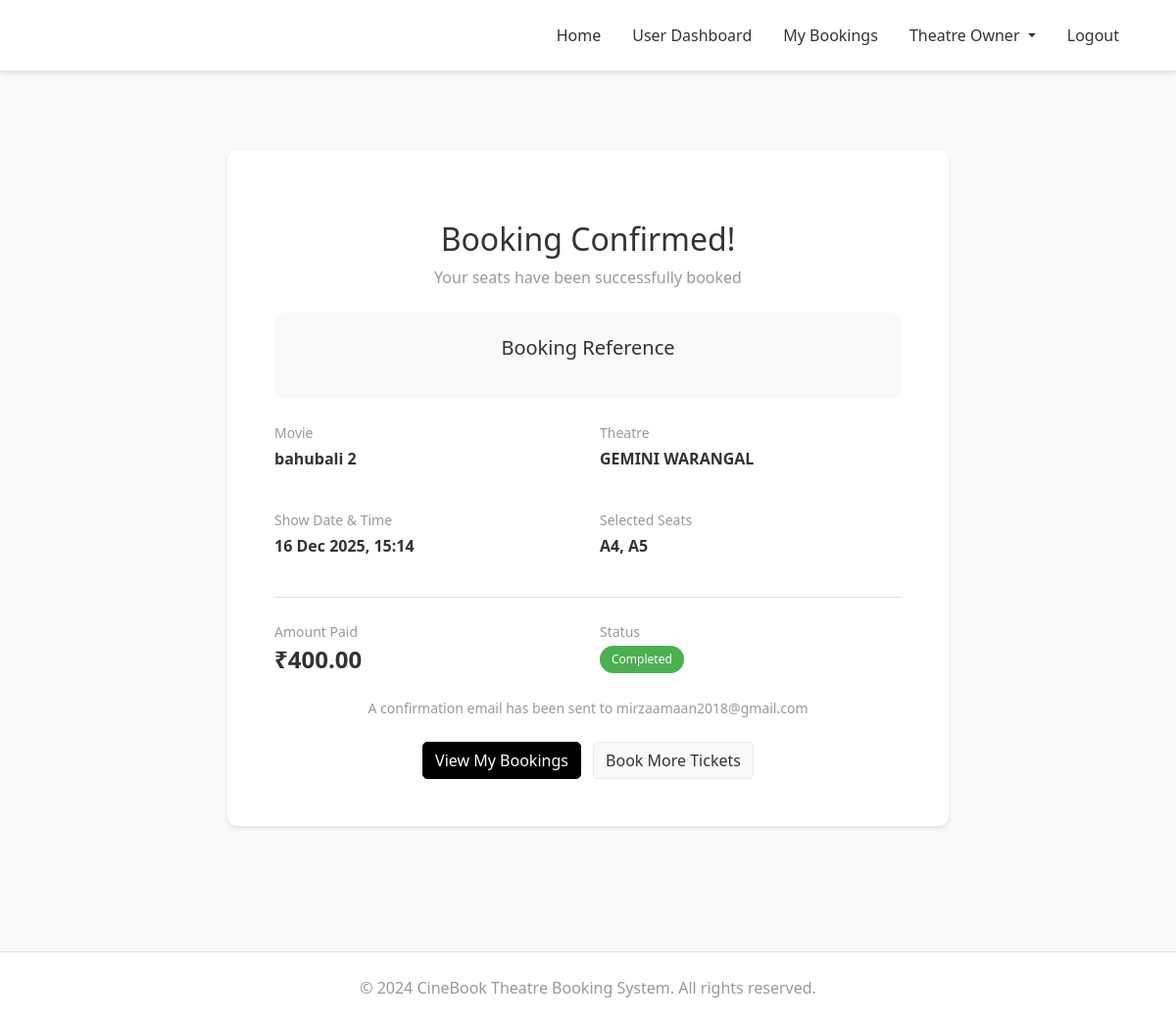
The page /booking/1/confirmation/ (signed in) on the database its author committed.
### booking_app/models.py (models this page shows, shortened)
class Booking(models.Model):
    STATUS_CHOICES = [
        ('pending', 'Pending'),
        ('completed', 'Completed'),
        ('cancelled', 'Cancelled'),
    ]
    user = models.ForeignKey(User, on_delete=models.CASCADE, related_name='bookings')
    movie = models.ForeignKey(Movie, on_delete=models.CASCADE, related_name='bookings')
    seats = models.ManyToManyField(Seat, related_name='bookings')
    total_price = models.DecimalField(max_digits=10, decimal_places=2)
    status = models.CharField(max_length=20, choices=STATUS_CHOICES, default='pending')
    booking_date = models.DateTimeField(auto_now_add=True)
    payment_date = models.DateTimeField(null=True, blank=True)
    transaction_id = models.CharField(max_length=100, blank=True)
    class Meta:
        ordering = ['-booking_date']

class Movie(models.Model):
    theatre = models.ForeignKey(Theatre, on_delete=models.CASCADE, related_name='movies')
    title = models.CharField(max_length=200)
    description = models.TextField(blank=True)
    genre = models.CharField(max_length=100, blank=True)
    duration = models.IntegerField(help_text="Duration in minutes")
    price_per_seat = models.DecimalField(max_digits=8, decimal_places=2)
    poster = models.ImageField(upload_to='posters/', blank=True)
    show_date = models.DateTimeField()
    total_seats = models.IntegerField(default=0)
    created_at = models.DateTimeField(auto_now_add=True)
    updated_at = models.DateTimeField(auto_now=True)
    class Meta:
        ordering = ['-show_date']

class Theatre(models.Model):
    owner = models.ForeignKey(User, on_delete=models.CASCADE, related_name='theatres')
    name = models.CharField(max_length=200)
    location = models.CharField(max_length=300)
    seats_per_row = models.IntegerField(default=10)
    created_at = models.DateTimeField(auto_now_add=True)
    updated_at = models.DateTimeField(auto_now=True)
    class Meta:
        ordering = ['-created_at']

class Seat(models.Model):
    SEAT_STATUS = [
        ('available', 'Available'),
        ('booked', 'Booked'),
        ('locked', 'Locked'),
    ]
    movie = models.ForeignKey(Movie, on_delete=models.CASCADE, related_name='seats')
    row = models.CharField(max_length=1)
    column = models.IntegerField()
    status = models.CharField(max_length=20, choices=SEAT_STATUS, default='available')
    class Meta:
        unique_together = ('movie', 'row', 'column')

### booking_app/views.py (the view)
# urls.py: path('booking/<int:booking_id>/confirmation/', views.booking_confirmation, name='booking_confirmation'),
@login_required(login_url='login')
def booking_confirmation(request, booking_id):
    booking = get_object_or_404(Booking, id=booking_id, user=request.user)
    seats = booking.seats.all().order_by('row', 'column')
    context = {
        'booking': booking,
        'seats': seats,
    }
    return render(request, 'booking_app/booking_confirmation.html', context)

### booking_app/templates/booking_app/booking_confirmation.html (shortened to what this page needs)
{% extends 'booking_app/base.html' %}
{% block content %}
<div class="container py-5">
    <div class="row">
        <div class="col-lg-8 mx-auto">
            <div class="card border-0 shadow-sm">
                <div class="card-body p-5 text-center">
                    <h2 class="text-dark mb-2">Booking Confirmed!</h2>
                    <p class="text-muted mb-4">Your seats have been successfully booked</p>
                    <div class="card bg-light border-0 p-4 mb-4">
                        <h5 class="text-dark mb-3">Booking Reference</h5>
                    </div>
                    <div class="row mb-4">
                        <div class="col-md-6 text-start">
                            <p class="text-muted small mb-1">Movie</p>
                            <p class="text-dark fw-bold">{{ booking.movie.title }}</p>
                        </div>
                        <div class="col-md-6 text-start">
                            <p class="text-muted small mb-1">Theatre</p>
                            <p class="text-dark fw-bold">{{ booking.movie.theatre.name }}</p>
                        </div>
                    </div>
                    <div class="row mb-4">
                        <div class="col-md-6 text-start">
                            <p class="text-muted small mb-1">Show Date & Time</p>
                            <p class="text-dark fw-bold">{{ booking.movie.show_date|date:"d M Y, H:i" }}</p>
                        </div>
                        <div class="col-md-6 text-start">
                            <p class="text-muted small mb-1">Selected Seats</p>
                            <p class="text-dark fw-bold">
                                {% for seat in seats %}
                                    {{ seat.row }}{{ seat.column }}{% if not forloop.last %}, {% endif %}
                                {% endfor %}
                            </p>
                        </div>
                    </div>
                    <div class="border-top pt-4 mb-4">
                        <div class="row">
                            <div class="col-6 text-start">
                                <p class="text-muted small mb-1">Amount Paid</p>
                                <h4 class="text-dark fw-bold mb-0">₹{{ booking.total_price }}</h4>
                            </div>
                            <div class="col-6 text-start">
                                <p class="text-muted small mb-1">Status</p>
                                <span class="badge bg-success">{{ booking.get_status_display }}</span>
                            </div>
                        </div>
                    </div>
                    <p class="text-muted small mb-4">
                         A confirmation email has been sent to {{ user.email }}
                    </p>
                    <a href="{% url 'my_bookings' %}" class="btn btn-dark me-2">View My Bookings</a>
                    <a href="{% url 'home' %}" class="btn btn-light">Book More Tickets</a>
                </div>
            </div>
        </div>
    </div>
</div>
{% endblock %}

### booking_app/static/css/style.css (style rules this page uses)
:root { --primary-color: #000; --secondary-color: #fff; --text-dark: #333; --text-light: #666; --border-color: #e9ecef; --shadow: 0 2px 4px rgba(0, 0, 0, 0.1); }
* { margin: 0; padding: 0; box-sizing: border-box; }
body { font-family: 'Segoe UI', Tahoma, Geneva, Verdana, sans-serif; background-color: #f8f9fa; color: var(--text-dark); }
.card { border: none !important; border-radius: 10px; transition: all 0.3s ease; background: white; }
.btn-dark { background-color: var(--primary-color); border-color: var(--primary-color); color: white; font-weight: 500; transition: all 0.3s ease; border-radius: 5px; }
.btn-light { background-color: #f8f9fa; border-color: #e9ecef; color: var(--text-dark); font-weight: 500; border-radius: 5px; }
.badge { padding: 0.5rem 0.75rem; border-radius: 20px; font-weight: 500; }
.badge.bg-success { background-color: #4CAF50 !important; }
.text-dark { color: var(--text-dark) !important; }
.text-muted { color: #999 !important; }
.fw-bold { font-weight: 700 !important; }
.border-0 { border: none !important; }
.shadow-sm { box-shadow: var(--shadow) !important; }

### rows shown on the page
Booking: movie "bahubali 2", movie.theatre.name "GEMINI WARANGAL", movie.show_date "16 Dec 2025, 15:14", total_price "400.00", status "Completed"
Seat: row "A", column "4"
Seat: row "A", column "5"

### other values the page prints
{{ user.email }} "mirzaamaan2018@gmail.com"
